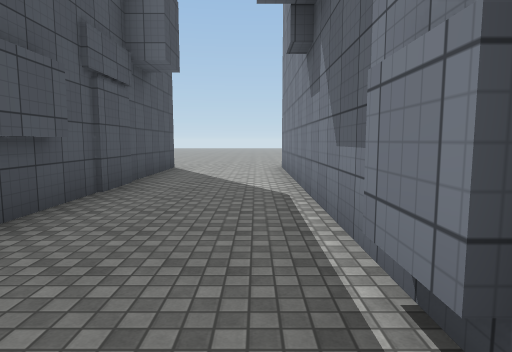
View 1 (above)

21 first-person views from a walk through a 3-D level made in the Unity game engine. The camera is 1.5 m above the floor, tilts 6° down and sees 75° across. The floor is counted in squares, 2 m on a side. Each view is taken from the middle of a square. On the plan, view 1 faces up. The plan holds only what a view shows up to about 11 squares ahead; the rest is blank. The place goes on beyond the plan. Some animated figures are left out. Surface patterns are stand-ins for the level's own textures.

View 2
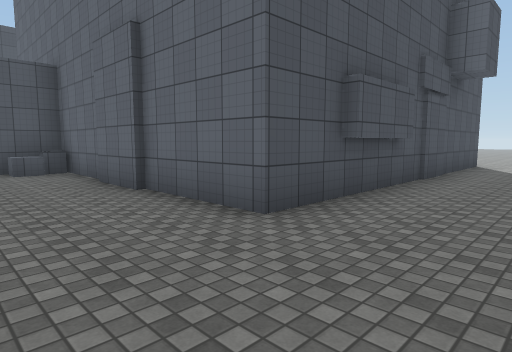

View 3
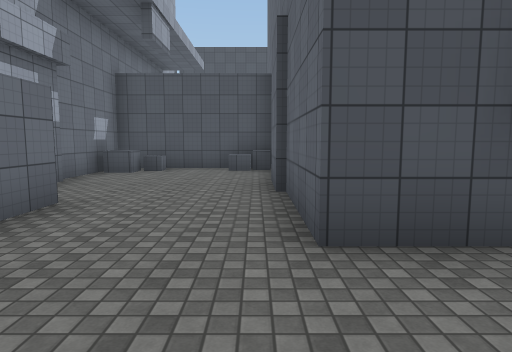

View 4
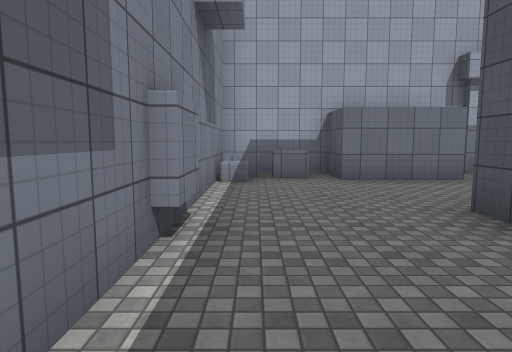

View 5
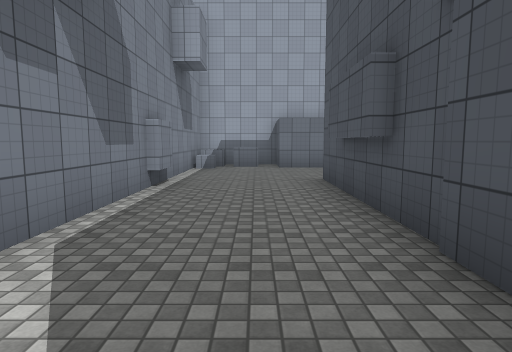

View 6
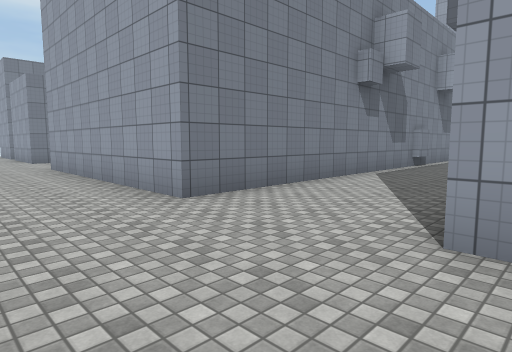

View 7
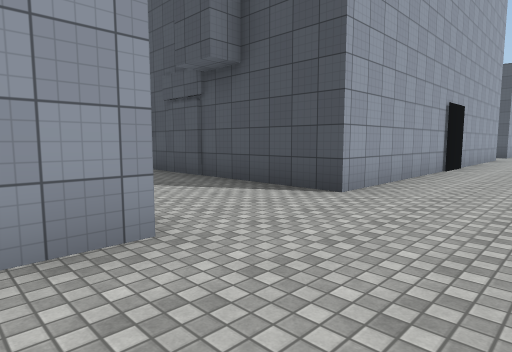

View 8
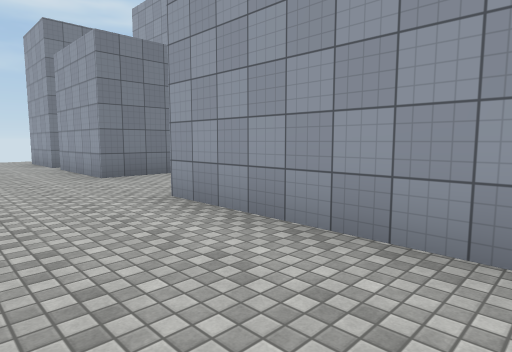

View 9
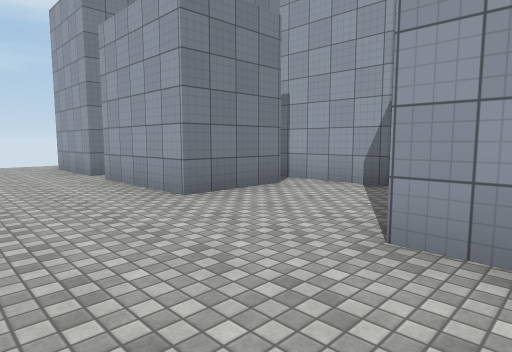

View 10
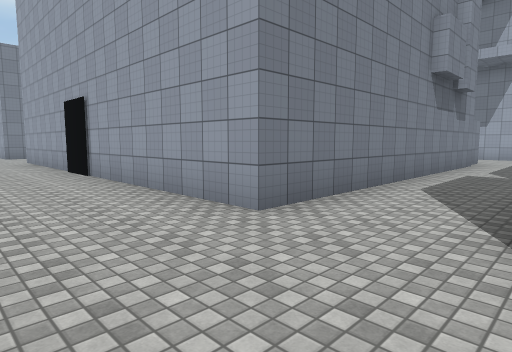

View 11
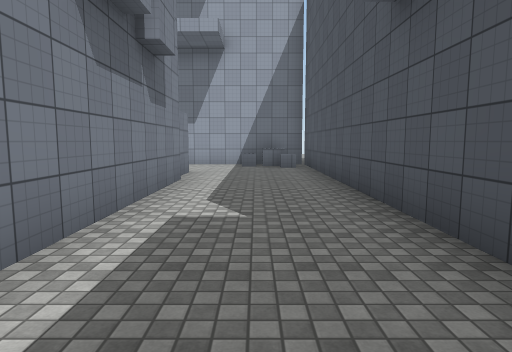

View 12
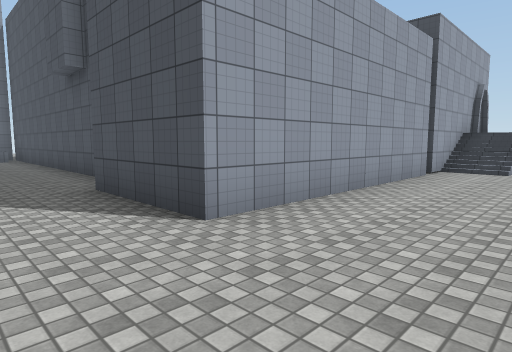

View 13
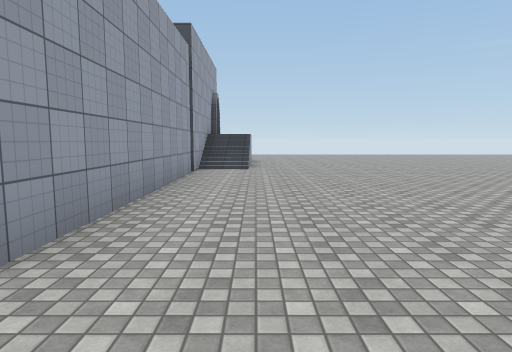

View 14
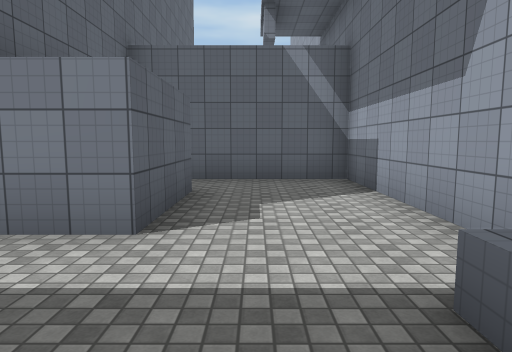

View 15
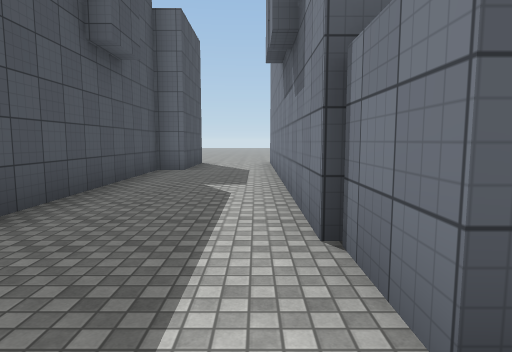

View 16
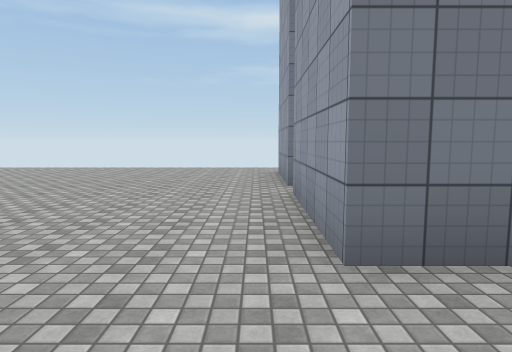

View 17
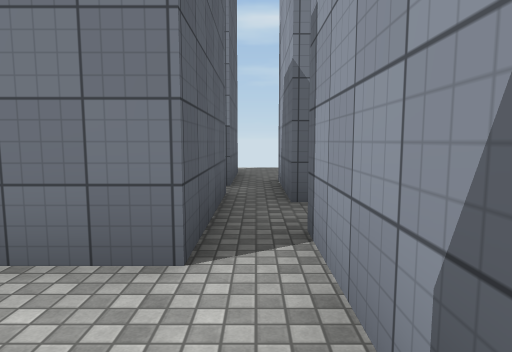

View 18
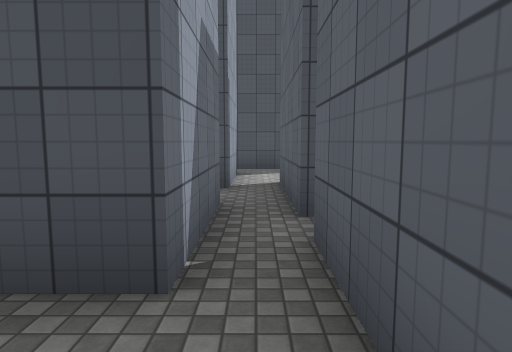

View 19
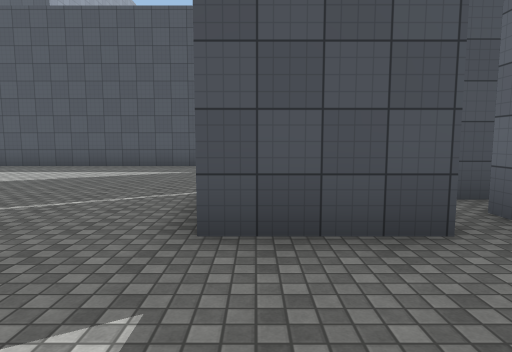

View 20
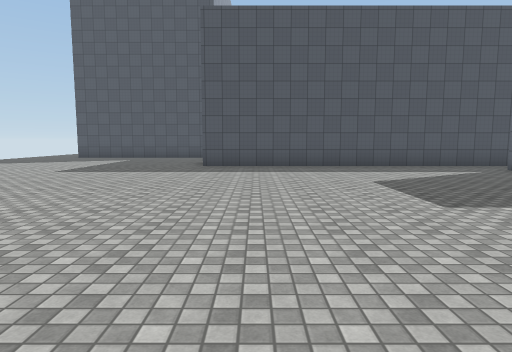

View 21
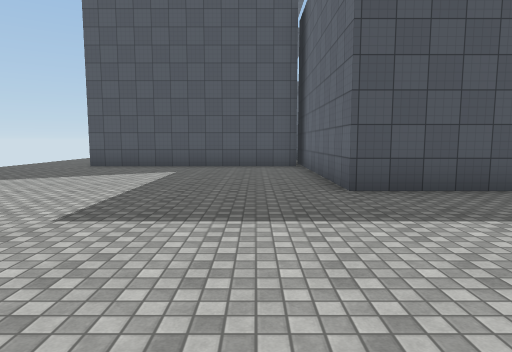

### Floor plan
Points are (right, up) in squares from view 1. A wall is a line through its corners. A room is listed if a view was taken in it or the views show most of it. See-through windows are left out.
Room 1 (views 1, 2, 3, 4)
walls: (-4.1, -2.4) (-1.7, -2.4) (-1.7, -3.8) (0.7, -3.8) (0.7, 4.6); (-1.1, -2.7) (-0.2, -2.7); (0.5, 0.8) (0.5, 1.8); (-6.2, -3.6) (-4.8, -3.6); (-2.3, 3.5) (-2.3, 0.5) (-9.2, 0.5) (-9.2, -3.8) (-6.5, -3.8); (-2.1, 3.8) (-2.1, 1.9)
low walls: (0.1, -2.1) (0.8, -2.1); (-0.1, -2.9) (0.6, -2.9); (-8.4, -0.1) (-8.4, -0.7) (-9, -0.7); (-8.4, -2.2) (-8.4, -2.9) (-7.9, -2.9) (-7.9, -3.6); (-8.6, 0.5) (-8.6, -0.1)
ways out: opening at (-0.5, 3.5) to room 2
Room 2 (views 5, 6, 7, 8, 9, 10, 11, 12, 13, 14, 15, 16)
walls: (0.7, 4.6) (0.7, 9.5) (7.1, 9.5); (-11, -1) (-13.4, -1) (-13.4, 9.5) (-2.3, 9.5) (-2.3, 3.5); (-21.9, 9.5) (-15.9, 9.5) (-15.9, 6.6) (-16.6, 6.6) (-16.6, -3.8) (-9.4, -3.8) (-9.4, -0.6); (9.9, 9.5) (12.8, 9.5); (13.5, 9.5) (16, 9.5); (-26.5, 9.5) (-22.1, 9.5)
low walls: (-16.1, -2.4) (-15.6, -2.4); (-15.9, -2.9) (-14.5, -2.9)
ways out: opening at (-0.5, 3.5) to room 1; opening at (8.5, 8.5) to room 3; opening at (17, 8.5) to room 4; opening at (13, 8.5) to room 5
Room 3 (view 17)
walls: (7, 7.8) (7, 6.6); (8.2, 6.6) (9.4, 6.6); (9.9, 7.4) (9.9, 9.5)
ways out: opening at (8.5, 8.5) to room 2; opening at (8, 5.5) to room 4; opening at (10, 7) to room 6
Room 4 (views 18, 19, 20, 21)
walls: (2.1, -3.8) (2.1, -10); (7, 6.6) (7, -3.6) (1, -3.6); (13.4, 6.6) (14.4, 6.6) (14.4, 4.5); (15.8, 7.4) (13.5, 7.4)
ways out: opening at (17, 8.5) to room 2; opening at (8, 5.5) to room 3; opening at (14, 7) to room 5; opening at (11, 5.5) to room 6
Room 5 (no view inside)
walls: (12.8, 8.1) (12.8, 7.4) (11.6, 7.4); (12, 6.6) (13.4, 6.6)
ways out: opening at (13, 8.5) to room 2; opening at (14, 7) to room 4; opening at (12, 7) to room 6
Room 6 (no view inside)
walls: (9.4, 6.6) (10.8, 6.6); (11.6, 7.4) (9.9, 7.4)
ways out: opening at (10, 7) to room 3; opening at (11, 5.5) to room 4; opening at (12, 7) to room 5

Where each view was taken, in squares from view 1:
view 1: 0 up, 0 right, facing up
view 2: 2 down, 0 right, facing up-left
view 3: 0 up, 0 right, facing left
view 4: 4 up, 0 right, facing down
view 5: 7 up, 1 left, facing down
view 6: 12 up, 3 left, facing down-right
view 7: 12 up, 2 right, facing down-left
view 8: 12 up, 3 right, facing down-right
view 9: 12 up, 6 right, facing down-right
view 10: 12 up, 16 left, facing down-right
view 11: 7 up, 15 left, facing down
view 12: 12 up, 14 left, facing down-left
view 13: 11 up, 14 left, facing left
view 14: 2 down, 16 left, facing right
view 15: 2 down, 14 left, facing up
view 16: 10 up, 8 right, facing right
view 17: 7 up, 8 right, facing right
view 18: 7 up, 16 right, facing left
view 19: 5 up, 17 right, facing left
view 20: 2 down, 17 right, facing left
view 21: 5 down, 12 right, facing left
